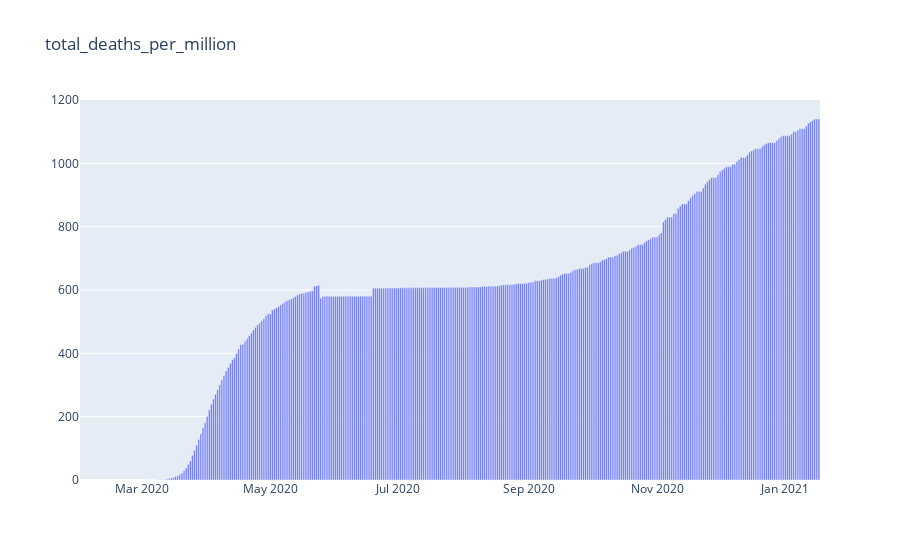

Notebook code cell kept with this figure:
### Code cell
fig = go.Figure(data=[go.Bar(x=esp['date'], y=esp['total_deaths_per_million'])], layout_title_text="total_deaths_per_million")
fig.show()

### Figure 1 — Plotly figure (JSON) as saved in the notebook; plotly's stock layout.template omitted (floating-point values rounded to 4 significant figures; data arrays with more than 128 entries replaced by an {"elided": "..."} marker saying what was removed)
{"data": [{"type": "bar", "x": {"elided": "352 str values"}, "y": {"elided": "352 float values"}}], "layout": {"title": {"text": "total_deaths_per_million"}}}
